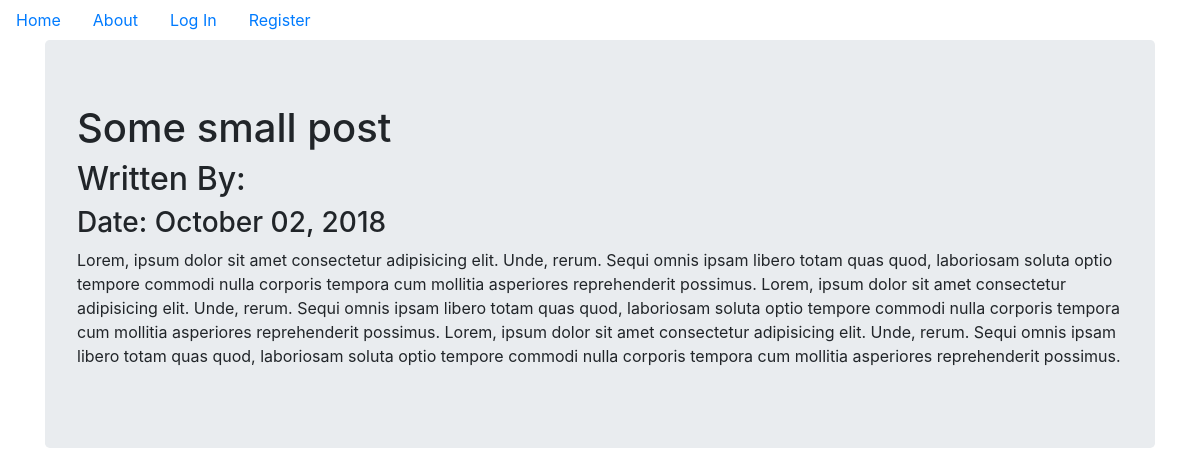
Page /3 on the committed database.
### pupblog/models.py (models this page shows, shortened)
class BlogPost(db.Model):
  users = db.relationship(User)
  id = db.Column(db.Integer, primary_key=True)
  user_id = db.Column(db.Integer, db.ForeignKey('users.id'), nullable=False)
  date = db.Column(db.DateTime, nullable=False, default=datetime.utcnow)
  title = db.Column(db.String(140), nullable=False)
  text = db.Column(db.Text, nullable=False)

### pupblog/users/views.py (the view)
@users.route('/<username>')
def user_posts(username):
  page = request.args.get('page', 1, type=int)
  user = User.query.filter_by(username=username).first_or_404()
  blog_posts = BlogPost.query.filter_by(author=user).order_by(BlogPost.date.desc()).pagignate(page=page, per_page=5)
  return render_template('user_blog_posts.html', blog_posts=blog_posts, user=user)

### pupblog/blogposts/views.py (called while the page is built)
@blog_posts.route('/<int:blog_post_id>')
def blog_post(blog_post_id):
  blog_post = BlogPost.query.get_or_404(blog_post_id)
  return render_template('blog_post.html', title=blog_post.title,
                                date=blog_post.date, post=blog_post)

### pupblog/templates/blog_post.html (shortened to what this page needs)
{% extends "base.html" %}
{% block content %}
<div class="jumbotron">
  <h1>{{ title }}</h1>
  <h2>Written By:{{ post.author.user}}</h2>
  <h3>Date: {{post.date.strftime('%B %d, %Y')}}</h3>
  <p>{{post.text}}</p>
</div>
{% endblock %}

### rows in the picture
BlogPost: title "Some small post", date "October 02, 2018", text "Lorem, ipsum dolor sit amet consectetur adipisicing elit. Unde, rerum. Sequi omnis ipsam libero totam quas quod, laboriosam soluta optio tempore commodi nulla corporis tempora cum mollitia asperiores reprehenderit possimus. Lorem, ipsum dolor sit amet consectetur adipisicing elit. Unde, rerum. Sequi omnis ipsam libero totam quas quod, laboriosam soluta optio tempore commodi nulla corporis tempora cum mollitia asperiores reprehenderit possimus. Lorem, ipsum dolor sit amet consectetur adipisicing elit. Unde, rerum. Sequi omnis ipsam libero totam quas quod, laboriosam soluta optio tempore commodi nulla corporis tempora cum mollitia asperiores reprehenderit possimus."
